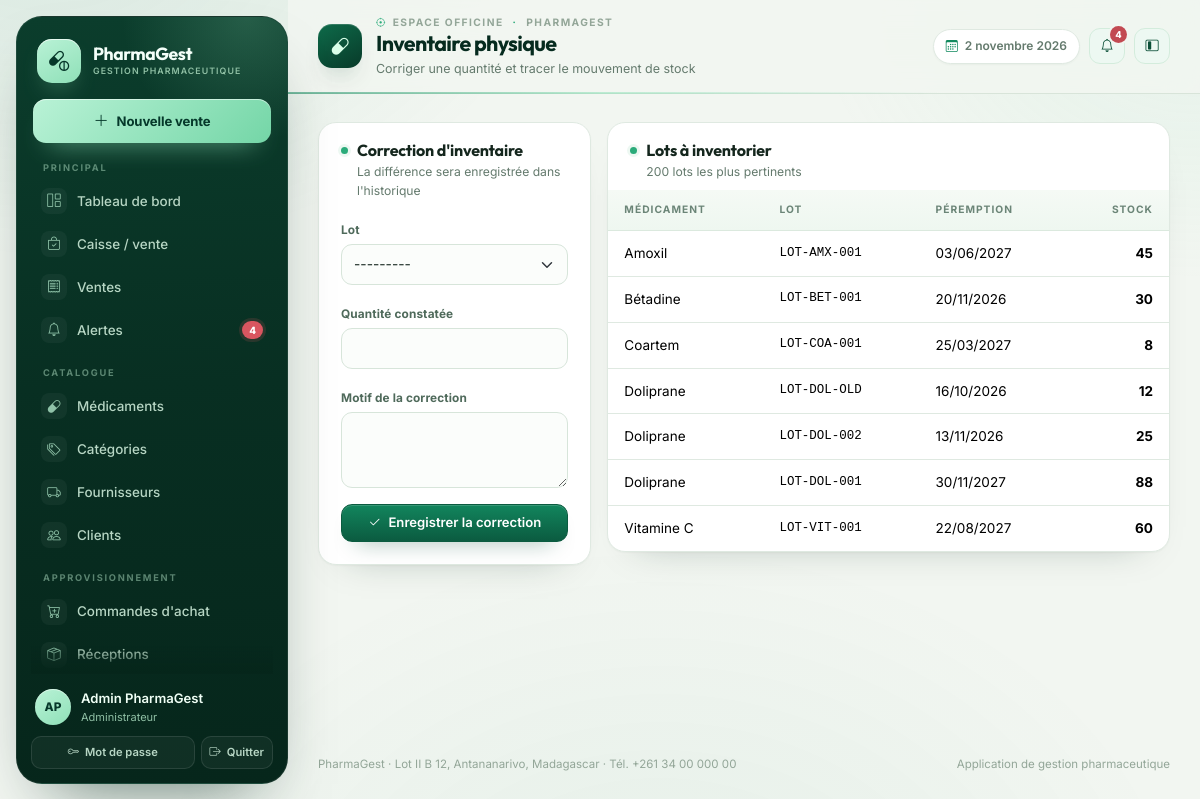
The page /stock/inventaire/ (signed in) on the database its author committed.
### gestion/models.py (models this page shows, shortened)
class Utilisateur(AbstractUser):
    class Role(models.TextChoices):
        ADMIN = "ADMIN", "Administrateur"
        PHARMACIEN = "PHARMACIEN", "Pharmacien responsable"
        GESTIONNAIRE = "GESTIONNAIRE", "Gestionnaire de stock"
        CAISSIER = "CAISSIER", "Caissier"
        RESPONSABLE = "RESPONSABLE", "Responsable de gestion"
    role = models.CharField(
        "rôle", max_length=20, choices=Role.choices, default=Role.CAISSIER
    )
    telephone = models.CharField("téléphone", max_length=30, blank=True)
    cree_le = models.DateTimeField("créé le", auto_now_add=True)
    class Meta:
        verbose_name = "utilisateur"
        verbose_name_plural = "utilisateurs"
        ordering = ["username"]
    @property
    def nom_complet(self):
        return self.get_full_name() or self.username
    @property
    def est_admin(self):
        return self.is_superuser or self.role == self.Role.ADMIN
    @property
    def peut_vendre(self):
        return self.est_admin or self.role in {
            self.Role.PHARMACIEN,
            self.Role.CAISSIER,
        }
    @property
    def peut_voir_rapports(self):
        return self.est_admin or self.role in {
            self.Role.PHARMACIEN,
            self.Role.RESPONSABLE,
        }

class LotStock(models.Model):
    medicament = models.ForeignKey(
        Medicament,
        verbose_name="médicament",
        on_delete=models.PROTECT,
        related_name="lots",
    )
    numero_lot = models.CharField("numéro de lot", max_length=80)
    date_peremption = models.DateField("date de péremption")
    quantite = models.PositiveIntegerField("quantité disponible", default=0)
    quantite_recue = models.PositiveIntegerField("quantité reçue", default=0)
    date_reception = models.DateField("date de réception", default=timezone.localdate)
    bloque = models.BooleanField("bloqué", default=False)
    date_creation = models.DateTimeField("date de création", auto_now_add=True)
    class Meta:
        verbose_name = "lot de stock"
        verbose_name_plural = "lots de stock"
        ordering = ["date_peremption", "numero_lot"]
        constraints = [
            models.UniqueConstraint(
                fields=["medicament", "numero_lot", "date_peremption"],
                name="lot_unique_par_medicament",
            )
        ]
    def __str__(self):
        return f"{self.medicament.nom_commercial} - lot {self.numero_lot}"

class Medicament(models.Model):
    class Statut(models.TextChoices):
        ACTIF = "ACTIF", "Actif"
        ARCHIVE = "ARCHIVE", "Archivé"
    nom_commercial = models.CharField("nom commercial", max_length=180)
    denomination_generique = models.CharField(
        "dénomination générique", max_length=180, blank=True
    )
    categorie = models.ForeignKey(
        Categorie,
        verbose_name="catégorie",
        on_delete=models.PROTECT,
        related_name="medicaments",
    )
    forme_pharmaceutique = models.CharField(
        "forme pharmaceutique", max_length=80, blank=True
    )
    dosage = models.CharField("dosage", max_length=80, blank=True)
    laboratoire = models.CharField("laboratoire", max_length=160, blank=True)
    code_barres = models.CharField(
        "code-barres", max_length=80, unique=True, null=True, blank=True
    )
    photo = models.ImageField(
        "photo",
        upload_to="medicaments/%Y/%m/",
        blank=True,
        null=True,
        validators=[
            FileExtensionValidator(["jpg", "jpeg", "png", "webp"]),
            valider_taille_image,
        ],
    )
    prix_achat = models.DecimalField(
        "prix d'achat",
        max_digits=12,
        decimal_places=2,
        validators=[MinValueValidator(Decimal("0.01"))],
    )
    prix_vente = models.DecimalField(
        "prix de vente",
        max_digits=12,
        decimal_places=2,
        validators=[MinValueValidator(Decimal("0.01"))],
    )
    seuil_alerte = models.PositiveIntegerField("seuil d'alerte", default=10)
    statut = models.CharField(
        "statut", max_length=10, choices=Statut.choices, default=Statut.ACTIF
    )
    date_creation = models.DateTimeField("date de création", auto_now_add=True)
    date_modification = models.DateTimeField("date de modification", auto_now=True)
    class Meta:
        verbose_name = "médicament"
        verbose_name_plural = "médicaments"
        ordering = ["nom_commercial"]
        indexes = [
            models.Index(fields=["nom_commercial"]),
            models.Index(fields=["code_barres"]),
        ]

### gestion/views.py (the view, shortened to what this page needs)
# urls.py: path("stock/inventaire/", views.inventaire, name="inventaire"),
@role_requis(*GESTION_STOCK)
def inventaire(request):
    form = AjustementStockForm(request.POST or None)
    return render(
        request,
        "gestion/inventaire.html",
        {
            "form": form,
            "lots": LotStock.objects.select_related("medicament").order_by(
                "medicament__nom_commercial", "date_peremption"
            )[:200],
        },
    )

### gestion/forms.py (shortened to what this page needs)
class AjustementStockForm(BootstrapMixin, forms.Form):
    lot = forms.ModelChoiceField(
        queryset=LotStock.objects.select_related("medicament").all(),
        label="Lot",
    )
    nouvelle_quantite = forms.IntegerField(
        label="Quantité constatée", min_value=0
    )
    motif = forms.CharField(
        label="Motif de la correction",
        widget=forms.Textarea(attrs={"rows": 2}),
    )

### gestion/templatetags/gestion_extras.py (called while the page is built)
@register.filter
def initiales(utilisateur):
    if hasattr(utilisateur, "nom_complet"):
        nom = utilisateur.nom_complet
    else:
        nom = str(utilisateur)
    morceaux = [m for m in nom.replace("-", " ").split(" ") if m]
    if not morceaux:
        return "?"
    if len(morceaux) == 1:
        return morceaux[0][:2].upper()
    return (morceaux[0][0] + morceaux[-1][0]).upper()

### gestion/views.py (called while the page is built)
def role_requis(*roles):
    def decorateur(vue):
        @login_required
        @wraps(vue)
        def protegee(request, *args, **kwargs):
            if not (request.user.est_admin or request.user.role in roles):
                raise PermissionDenied
            return vue(request, *args, **kwargs)
        return protegee
    return decorateur

### templates/gestion/inventaire.html (shortened to what this page needs)
{% extends "gestion/base.html" %}
{% load gestion_extras %}
{% block page_title %}Inventaire physique{% endblock %}
{% block page_subtitle %}Corriger une quantité et tracer le mouvement de stock{% endblock %}
{% block contenu %}
<div class="row g-3">
  <div class="col-lg-4">
    <div class="pg-card sticky-top" style="top:100px">
      <div class="pg-card-header">
        <div>
          <h3 class="pg-card-title">Correction d'inventaire</h3>
          <p class="pg-card-sub">La différence sera enregistrée dans l'historique</p>
        </div>
      </div>
      <div class="pg-card-body">
        <form method="post" novalidate>
          {% for field in form %}
          <div class="mb-3">
            <label class="form-label" for="{{ field.id_for_label }}">{{ field.label }}</label>
            {{ field }}
          </div>
          {% endfor %}
          <button class="btn btn-primary w-100" type="submit"><i class="bi bi-check2 me-1"></i> Enregistrer la correction</button>
        </form>
      </div>
    </div>
  </div>
  <div class="col-lg-8">
    <div class="pg-card">
      <div class="pg-card-header">
        <div>
          <h3 class="pg-card-title">Lots à inventorier</h3>
          <p class="pg-card-sub">200 lots les plus pertinents</p>
        </div>
      </div>
      <div class="pg-table-wrap mt-2">
        <table class="table table-hover align-middle">
          <thead><tr><th>Médicament</th><th>Lot</th><th>Péremption</th><th class="text-end">Stock</th></tr></thead>
          <tbody>
            {% for lot in lots %}
            <tr>
              <td>{{ lot.medicament.nom_commercial }}</td>
              <td class="pg-mono">{{ lot.numero_lot }}</td>
              <td>{{ lot.date_peremption|date:"d/m/Y" }}</td>
              <td class="text-end fw-bold">{{ lot.quantite }}</td>
            </tr>
            {% empty %}
            <tr><td colspan="4" class="pg-empty"><i class="bi bi-boxes"></i>Aucun lot.</td></tr>
            {% endfor %}
          </tbody>
        </table>
      </div>
    </div>
  </div>
</div>
{% endblock %}

### templates/gestion/base.html (shortened to what this page needs)
{% load static %}
{% load gestion_extras %}
<!doctype html>
<html lang="fr">
<head>
  <link href="https://cdn.jsdelivr.net/npm/bootstrap@5.3.3/dist/css/bootstrap.min.css" rel="stylesheet">
  <link href="https://cdn.jsdelivr.net/npm/bootstrap-icons@1.11.3/font/bootstrap-icons.min.css" rel="stylesheet">
  <link rel="stylesheet" href="{% static 'css/pharmagest.css' %}">
</head>
<body>
{% with url_name=request.resolver_match.url_name %}
<div class="pg-shell" data-layout="expanded">
  <aside class="pg-sidebar" id="sidebar" aria-label="Menu principal de navigation">
    <a class="pg-brand" href="{% url 'gestion:tableau_bord' %}" aria-label="Accueil {{ pharmacie_nom }}">
      <span class="pg-brand-mark"><i class="bi bi-capsule-pill"></i></span>
      <span class="pg-brand-text">
        <span class="pg-brand-name">{{ pharmacie_nom }}</span>
        <span class="pg-brand-sub">Gestion pharmaceutique</span>
      </span>
    </a>
    {% if user.peut_vendre %}
    <a class="pg-side-cta" href="{% url 'gestion:caisse' %}" title="Ouvrir la caisse">
      <i class="bi bi-plus-lg"></i>
      <span>Nouvelle vente</span>
    </a>
    {% endif %}
    <nav class="pg-nav-groups" aria-label="Navigation">
      <div class="pg-nav-group">
        <div class="pg-nav-label">Principal</div>
        <div class="pg-nav">
          <a class="pg-nav-link {% if url_name == 'tableau_bord' %}active{% endif %}" href="{% url 'gestion:tableau_bord' %}" title="Tableau de bord">
            <i class="bi bi-grid-1x2"></i>
            <span>Tableau de bord</span>
          </a>
          {% if user.peut_vendre %}
          <a class="pg-nav-link {% if url_name == 'caisse' %}active{% endif %}" href="{% url 'gestion:caisse' %}" title="Caisse / vente">
            <i class="bi bi-bag-check"></i>
            <span>Caisse / vente</span>
          </a>
          {% endif %}
          <a class="pg-nav-link {% if url_name == 'vente_liste' or url_name == 'vente_detail' or url_name == 'retour_vente' or url_name == 'vente_annuler' %}active{% endif %}" href="{% url 'gestion:vente_liste' %}" title="Ventes">
            <i class="bi bi-receipt"></i>
            <span>Ventes</span>
          </a>
          <a class="pg-nav-link {% if url_name == 'alertes' %}active{% endif %}" href="{% url 'gestion:alertes' %}" title="Alertes">
            <i class="bi bi-bell"></i>
            {% if alertes_globales %}<span class="pg-nav-badge">{{ alertes_globales }}</span>{% endif %}
            <span>Alertes</span>
          </a>
        </div>
      </div>
      <div class="pg-nav-group">
        <div class="pg-nav-label">Catalogue</div>
        <div class="pg-nav">
          <a class="pg-nav-link " href="{% url 'gestion:medicament_liste' %}" title="Médicaments">
            <i class="bi bi-capsule"></i>
            <span>Médicaments</span>
          </a>
          <a class="pg-nav-link " href="{% url 'gestion:categorie_liste' %}" title="Catégories">
            <i class="bi bi-tags"></i>
            <span>Catégories</span>
          </a>
          <a class="pg-nav-link " href="{% url 'gestion:fournisseur_liste' %}" title="Fournisseurs">
            <i class="bi bi-truck"></i>
            <span>Fournisseurs</span>
          </a>
          <a class="pg-nav-link {% if url_name == 'client_liste' or url_name == 'client_detail' or url_name == 'client_ajouter' or url_name == 'client_modifier' %}active{% endif %}" href="{% url 'gestion:client_liste' %}" title="Clients">
            <i class="bi bi-people"></i>
            <span>Clients</span>
          </a>
        </div>
      </div>
      {% if user.est_admin or user.role == 'PHARMACIEN' or user.role == 'GESTIONNAIRE' or user.role == 'RESPONSABLE' %}
      <div class="pg-nav-group">
        <div class="pg-nav-label">Approvisionnement</div>
        <div class="pg-nav">
          <a class="pg-nav-link " href="{% url 'gestion:commande_liste' %}" title="Commandes d'achat">
            <i class="bi bi-cart-plus"></i>
            <span>Commandes d'achat</span>
          </a>
          <a class="pg-nav-link {% if url_name == 'reception_liste' or url_name == 'reception_detail' or url_name == 'commande_receptionner' %}active{% endif %}" href="{% url 'gestion:reception_liste' %}" title="Réceptions">
            <i class="bi bi-box-seam"></i>
            <span>Réceptions</span>
          </a>
        </div>
      </div>
      {% endif %}
    </nav>
    <div class="pg-sidebar-foot">
      <div class="pg-user">
        <span class="pg-avatar">{{ user.nom_complet|initiales }}</span>
        <span class="pg-user-text">
          <span class="name">{{ user.nom_complet }}</span>
          <span class="role">{{ user.get_role_display }}</span>
        </span>
      </div>
      <div class="actions">
        <a href="{% url 'gestion:mot_de_passe' %}" title="Modifier le mot de passe">
          <i class="bi bi-key"></i><span>Mot de passe</span>
        </a>
        <form method="post" action="{% url 'gestion:deconnexion' %}" class="m-0" title="Déconnexion">
          <button type="submit"><i class="bi bi-box-arrow-right"></i><span>Quitter</span></button>
        </form>
      </div>
    </div>
  </aside>
  <div class="pg-main">
    <header class="pg-topbar">
      <span class="pg-page-icon" aria-hidden="true"><i class="bi bi-capsule"></i></span>
      <div class="pg-heading">
        <div class="pg-crumb"><i class="bi bi-crosshair"></i> Espace officine <i class="bi bi-dot"></i> {{ pharmacie_nom }}</div>
        <h1 class="pg-page-title">{% block page_title %}Tableau de bord{% endblock %}</h1>
        <p class="pg-page-sub">{% block page_subtitle %}Vue d'ensemble de l'activité de la pharmacie{% endblock %}</p>
      </div>
      <div class="pg-topbar-actions">
        <span class="pg-date-chip"><i class="bi bi-calendar3"></i> {% now "j F Y" %}</span>
        <a class="btn btn-soft btn-icon position-relative" href="{% url 'gestion:alertes' %}" title="Alertes" aria-label="Alertes">
          <i class="bi bi-bell"></i>
          {% if alertes_globales %}
          <span class="pg-notif-dot">{{ alertes_globales }}</span>
          {% endif %}
        </a>
        <button class="pg-layout-toggle btn btn-soft btn-icon" type="button" aria-label="Basculer le menu compact" title="Menu compact" data-layout-toggle>
          <i class="bi bi-layout-sidebar-inset"></i>
        </button>
      </div>
    </header>
    <main class="pg-content" id="contenu">
      {% block contenu %}{% endblock %}
    </main>
    <footer class="pg-footer">
      <span>{{ pharmacie_nom }} · {{ pharmacie_adresse }} · Tél. {{ pharmacie_telephone }}</span>
      <span>Application de gestion pharmaceutique</span>
    </footer>
  </div>
</div>
{% endwith %}
</body>
</html>

### rows shown on the page
Utilisateur: last_name "PharmaGest", nom_complet|initiales "AP", nom_complet "Admin PharmaGest", role "Administrateur", last_name "PHARMAGEST"
LotStock: medicament.nom_commercial "Amoxil", numero_lot "LOT-AMX-001", date_peremption "03/06/2027", quantite "45"
LotStock: medicament.nom_commercial "Bétadine", numero_lot "LOT-BET-001", date_peremption "20/11/2026", quantite "30"
LotStock: medicament.nom_commercial "Coartem", numero_lot "LOT-COA-001", date_peremption "25/03/2027", quantite "8"
LotStock: medicament.nom_commercial "Doliprane", numero_lot "LOT-DOL-OLD", date_peremption "16/10/2026", quantite "12"
LotStock: medicament.nom_commercial "Doliprane", numero_lot "LOT-DOL-002", date_peremption "13/11/2026", quantite "25"
LotStock: medicament.nom_commercial "Doliprane", numero_lot "LOT-DOL-001", date_peremption "30/11/2027", quantite "88"
LotStock: medicament.nom_commercial "Vitamine C", numero_lot "LOT-VIT-001", date_peremption "22/08/2027", quantite "60"

### other values the page prints
{{ alertes_globales }} "4"
{{ field.label }} "Lot" "Quantité constatée" "Motif de la correction"
{{ pharmacie_adresse }} "Lot II B 12, Antananarivo, Madagascar"
{{ pharmacie_telephone }} "+261 34 00 000 00"
